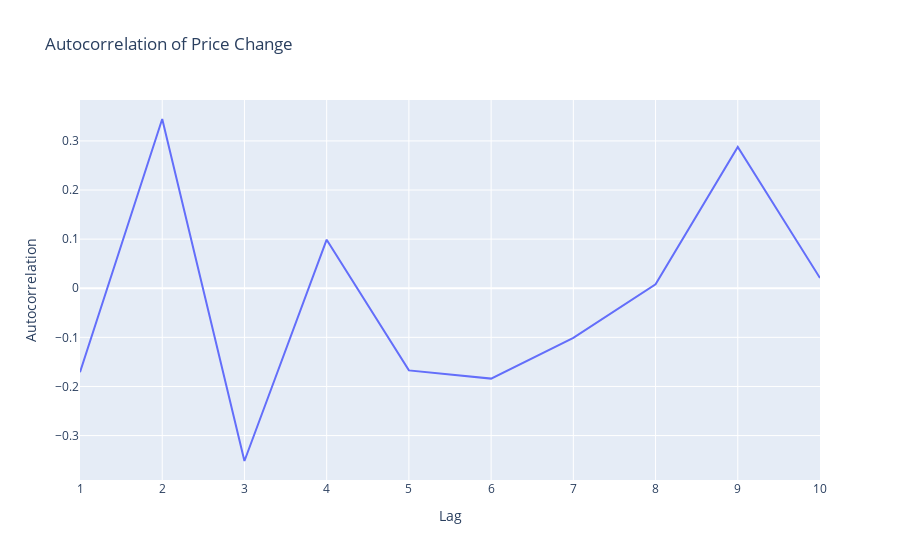

Notebook code cell kept with this figure:
### Code cell
# Calculate autocorrelation for lag 1 to 10
lags = range(1, 11)
autocorrelation_results = []

for lag in lags:
    autocorr_value = company2_df['pricechange'].autocorr(lag=lag)
    autocorrelation_results.append((lag, autocorr_value))

# Create a DataFrame for the autocorrelation results
autocorr_df = pd.DataFrame(autocorrelation_results, columns=['Lag', 'Autocorrelation'])

# Create a line plot using Plotly Express
fig = px.line(autocorr_df, x='Lag', y='Autocorrelation', title='Autocorrelation of Price Change')
fig.show()

### Figure 1 — Plotly figure (JSON) as saved in the notebook; plotly's stock layout.template omitted (floating-point values rounded to 4 significant figures)
{"data": [{"hovertemplate": "Lag=%{x}<br>Autocorrelation=%{y}<extra></extra>", "legendgroup": "", "line": {"color": "#636efa", "dash": "solid"}, "marker": {"symbol": "circle"}, "mode": "lines", "name": "", "orientation": "v", "showlegend": false, "type": "scatter", "x": [1, 2, 3, 4, 5, 6, 7, 8, 9, 10], "xaxis": "x", "y": [-0.1709, 0.3446, -0.3518, 0.09883, -0.1673, -0.184, -0.1011, 0.007865, 0.2876, 0.02069], "yaxis": "y"}], "layout": {"legend": {"tracegroupgap": 0}, "title": {"text": "Autocorrelation of Price Change"}, "xaxis": {"anchor": "y", "domain": [0, 1], "title": {"text": "Lag"}}, "yaxis": {"anchor": "x", "domain": [0, 1], "title": {"text": "Autocorrelation"}}}}
